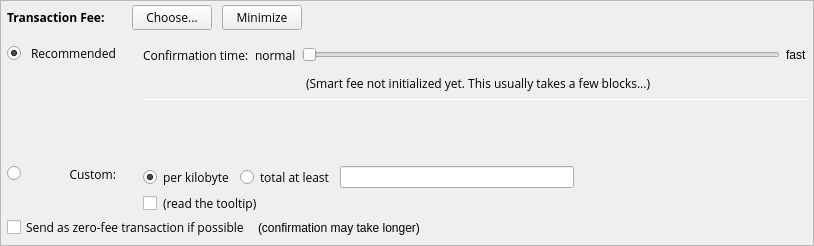
         <widget class="QFrame" name="frameFee">
          <property name="sizePolicy">
           <sizepolicy hsizetype="Expanding" vsizetype="Expanding">
            <horstretch>0</horstretch>
            <verstretch>0</verstretch>
           </sizepolicy>
          </property>
          <property name="maximumSize">
           <size>
            <width>16777215</width>
            <height>16777215</height>
           </size>
          </property>
          <property name="frameShape">
           <enum>QFrame::StyledPanel</enum>
          </property>
          <property name="frameShadow">
           <enum>QFrame::Sunken</enum>
          </property>
          <layout class="QVBoxLayout" name="verticalLayoutFee1">
           <property name="spacing">
            <number>0</number>
           </property>
           <property name="leftMargin">
            <number>0</number>
           </property>
           <property name="topMargin">
            <number>0</number>
           </property>
           <property name="rightMargin">
            <number>0</number>
           </property>
           <property name="bottomMargin">
            <number>0</number>
           </property>
           <item>
            <layout class="QVBoxLayout" name="verticalLayoutFee2" stretch="0,0,0">
             <property name="spacing">
              <number>0</number>
             </property>
             <property name="leftMargin">
              <number>6</number>
             </property>
             <property name="topMargin">
              <number>0</number>
             </property>
             <property name="rightMargin">
              <number>6</number>
             </property>
             <item>
              <layout class="QHBoxLayout" name="horizontalLayoutFee1">
               <property name="bottomMargin">
                <number>0</number>
               </property>
               <item>
                <layout class="QVBoxLayout" name="verticalLayoutFee7">
                 <property name="spacing">
                  <number>0</number>
                 </property>
                 <item>
                  <spacer name="verticalSpacerSmartFee">
                   <property name="orientation">
                    <enum>Qt::Vertical</enum>
                   </property>
                   <property name="sizeType">
                    <enum>QSizePolicy::Fixed</enum>
                   </property>
                   <property name="sizeHint" stdset="0">
                    <size>
                     <width>1</width>
                     <height>4</height>
                    </size>
                   </property>
                  </spacer>
                 </item>
                 <item>
                  <layout class="QHBoxLayout" name="horizontalLayoutSmartFee">
                   <property name="spacing">
                    <number>10</number>
                   </property>
                   <item>
                    <widget class="QLabel" name="labelFeeHeadline">
                     <property name="sizePolicy">
                      <sizepolicy hsizetype="Preferred" vsizetype="Maximum">
                       <horstretch>0</horstretch>
                       <verstretch>0</verstretch>
                      </sizepolicy>
                     </property>
                     <property name="font">
                      <font>
                       <family>Open Sans</family>
                       <weight>75</weight>
                       <bold>true</bold>
                      </font>
                     </property>
                     <property name="styleSheet">
                      <string notr="true">font-weight:bold;</string>
                     </property>
                     <property name="text">
                      <string>Transaction Fee:</string>
                     </property>
                    </widget>
                   </item>
                   <item>
                    <widget class="QLabel" name="labelFeeMinimized">
                     <property name="text">
                      <string/>
                     </property>
                    </widget>
                   </item>
                   <item>
                    <widget class="QPushButton" name="buttonChooseFee">
                     <property name="font">
                      <font>
                       <family>Open Sans</family>
                      </font>
                     </property>
                     <property name="text">
                      <string>Choose...</string>
                     </property>
                    </widget>
                   </item>
                   <item>
                    <widget class="QPushButton" name="buttonMinimizeFee">
                     <property name="font">
                      <font>
                       <family>Open Sans</family>
                      </font>
                     </property>
                     <property name="toolTip">
                      <string>collapse fee-settings</string>
                     </property>
                     <property name="text">
                      <string>Minimize</string>
                     </property>
                    </widget>
                   </item>
                  </layout>
                 </item>
                 <item>
                  <spacer name="verticalSpacer_5">
                   <property name="orientation">
                    <enum>Qt::Vertical</enum>
                   </property>
                   <property name="sizeHint" stdset="0">
                    <size>
                     <width>1</width>
                     <height>1</height>
                    </size>
                   </property>
                  </spacer>
                 </item>
                </layout>
               </item>
               <item>
                <spacer name="horizontalSpacer_4">
                 <property name="orientation">
                  <enum>Qt::Horizontal</enum>
                 </property>
                 <property name="sizeHint" stdset="0">
                  <size>
                   <width>40</width>
                   <height>20</height>
                  </size>
                 </property>
                </spacer>
               </item>
              </layout>
             </item>
             <item>
              <widget class="QFrame" name="frameFeeSelection">
               <layout class="QVBoxLayout" name="verticalLayoutFee12">
                <property name="spacing">
                 <number>0</number>
                </property>
                <property name="leftMargin">
                 <number>0</number>
                </property>
                <property name="topMargin">
                 <number>0</number>
                </property>
                <property name="rightMargin">
                 <number>0</number>
                </property>
                <property name="bottomMargin">
                 <number>0</number>
                </property>
                <item>
                 <layout class="QGridLayout" name="gridLayoutFee">
                  <property name="topMargin">
                   <number>10</number>
                  </property>
                  <property name="bottomMargin">
                   <number>4</number>
                  </property>
                  <property name="horizontalSpacing">
                   <number>10</number>
                  </property>
                  <property name="verticalSpacing">
                   <number>4</number>
                  </property>
                  <item row="2" column="0">
                   <layout class="QVBoxLayout" name="verticalLayoutFee4" stretch="0">
                    <item>
                     <spacer name="verticalSpacer_2">
                      <property name="orientation">
                       <enum>Qt::Vertical</enum>
                      </property>
                      <property name="sizeHint" stdset="0">
                       <size>
                        <width>1</width>
                        <height>1</height>
                       </size>
                      </property>
                     </spacer>
                    </item>
                   </layout>
                  </item>
                  <item row="3" column="0">
                   <layout class="QVBoxLayout" name="verticalLayoutFee9" stretch="0,1">
                    <item>
                     <widget class="QRadioButton" name="radioCustomFee">
                      <property name="text">
                       <string/>
                      </property>
                      <attribute name="buttonGroup">
                       <string notr="true">groupFee</string>
                      </attribute>
                     </widget>
                    </item>
                    <item>
                     <spacer name="verticalSpacer_6">
                      <property name="orientation">
                       <enum>Qt::Vertical</enum>
                      </property>
                      <property name="sizeHint" stdset="0">
                       <size>
                        <width>1</width>
                        <height>1</height>
                       </size>
                      </property>
                     </spacer>
                    </item>
                   </layout>
                  </item>
                  <item row="3" column="1">
                   <widget class="QLabel" name="labelCustomFee">
                    <property name="font">
                     <font>
                      <family>Open Sans</family>
                     </font>
                    </property>
                    <property name="text">
                     <string>Custom:</string>
                    </property>
                    <property name="alignment">
                     <set>Qt::AlignRight|Qt::AlignTop|Qt::AlignTrailing</set>
                    </property>
                   </widget>
                  </item>
                  <item row="3" column="4">
                   <layout class="QVBoxLayout" name="verticalLayoutFee8">
                    <property name="spacing">
                     <number>6</number>
                    </property>
                    <item>
                     <layout class="QHBoxLayout" name="horizontalLayoutFee13">
                      <item>
                       <widget class="QRadioButton" name="radioCustomPerKilobyte">
                        <property name="font">
                         <font>
                          <family>Open Sans</family>
                         </font>
                        </property>
                        <property name="toolTip">
                         <string>If the custom fee is set to 1000 uCNBTs and the transaction is only 250 bytes, then &quot;per kilobyte&quot; only pays 250 uCNBTs in fee,&lt;br /&gt;while &quot;at least&quot; pays 1000 uCNBTs. For transactions bigger than a kilobyte both pay by kilobyte.</string>
                        </property>
                        <property name="text">
                         <string>per kilobyte</string>
                        </property>
                        <property name="checked">
                         <bool>true</bool>
                        </property>
                        <attribute name="buttonGroup">
                         <string notr="true">groupCustomFee</string>
                        </attribute>
                       </widget>
                      </item>
                      <item>
                       <widget class="QRadioButton" name="radioCustomAtLeast">
                        <property name="font">
                         <font>
                          <family>Open Sans</family>
                         </font>
                        </property>
                        <property name="toolTip">
                         <string>If the custom fee is set to 1000 uCNBTs and the transaction is only 250 bytes, then &quot;per kilobyte&quot; only pays 250 uCNBTs in fee,&lt;br /&gt;while &quot;total at least&quot; pays 1000 uCNBTs. For transactions bigger than a kilobyte both pay by kilobyte.</string>
                        </property>
                        <property name="text">
                         <string>total at least</string>
                        </property>
                        <attribute name="buttonGroup">
                         <string notr="true">groupCustomFee</string>
                        </attribute>
                       </widget>
                      </item>
                      <item>
                       <widget class="BitcoinAmountField" name="customFee"/>
                      </item>
                      <item>
                       <spacer name="horizontalSpacer_6">
                        <property name="orientation">
                         <enum>Qt::Horizontal</enum>
                        </property>
                        <property name="sizeHint" stdset="0">
                         <size>
                          <width>1</width>
                          <height>1</height>
                         </size>
                        </property>
                       </spacer>
                      </item>
                     </layout>
                    </item>
                    <item>
                     <layout class="QHBoxLayout" name="horizontalLayoutFee8">
                      <item>
                       <widget class="QCheckBox" name="checkBoxMinimumFee">
                        <property name="toolTip">
                         <string>Paying only the minimum fee is just fine as long as there is less transaction volume than space in the blocks.&lt;br /&gt;But be aware that this can end up in a never confirming transaction once there is more demand for CANNABITS transactions than the network can process.</string>
                        </property>
                        <property name="text">
                         <string/>
                        </property>
                       </widget>
                      </item>
                      <item>
                       <widget class="QLabel" name="labelMinFeeWarning">
                        <property name="enabled">
                         <bool>true</bool>
                        </property>
                        <property name="font">
                         <font>
                          <family>Open Sans</family>
                         </font>
                        </property>
                        <property name="toolTip">
                         <string>Paying only the minimum fee is just fine as long as there is less transaction volume than space in the blocks.&lt;br /&gt;But be aware that this can end up in a never confirming transaction once there is more demand for CANNABITS transactions than the network can process.</string>
                        </property>
                        <property name="text">
                         <string>(read the tooltip)</string>
                        </property>
                        <property name="margin">
                         <number>5</number>
                        </property>
                       </widget>
                      </item>
                      <item>
                       <spacer name="horizontalSpacer_2">
                        <property name="orientation">
                         <enum>Qt::Horizontal</enum>
                        </property>
                        <property name="sizeHint" stdset="0">
                         <size>
                          <width>1</width>
                          <height>1</height>
                         </size>
                        </property>
                       </spacer>
                      </item>
                     </layout>
                    </item>
                   </layout>
                  </item>
                  <item row="1" column="1">
                   <widget class="QLabel" name="labelSmartFee_2">
                    <property name="font">
                     <font>
                      <family>Open Sans</family>
                     </font>
                    </property>
                    <property name="text">
                     <string>Recommended</string>
                    </property>
                   </widget>
                  </item>
                  <item row="0" column="4" rowspan="3">
                   <layout class="QVBoxLayout" name="verticalLayoutFee3" stretch="0,0,0,0,1,0">
                    <property name="spacing">
                     <number>6</number>
                    </property>
                    <property name="topMargin">
                     <number>2</number>
                    </property>
                    <property name="bottomMargin">
                     <number>20</number>
                    </property>
                    <item>
                     <layout class="QHBoxLayout" name="horizontalLayoutFee9">
                      <item>
                       <widget class="QLabel" name="labelSmartFee3">
                        <property name="font">
                         <font>
                          <family>Open Sans</family>
                         </font>
                        </property>
                        <property name="text">
                         <string>Confirmation time:</string>
                        </property>
                        <property name="margin">
                         <number>2</number>
                        </property>
                       </widget>
                      </item>
                      <item>
                       <widget class="QLabel" name="labelSmartFeeNormal">
                        <property name="font">
                         <font>
                          <family>Open Sans</family>
                         </font>
                        </property>
                        <property name="text">
                         <string>normal</string>
                        </property>
                        <property name="margin">
                         <number>2</number>
                        </property>
                       </widget>
                      </item>
                      <item>
                       <widget class="QSlider" name="sliderSmartFee">
                        <property name="minimumSize">
                         <size>
                          <width>0</width>
                          <height>24</height>
                         </size>
                        </property>
                        <property name="minimum">
                         <number>0</number>
                        </property>
                        <property name="maximum">
                         <number>24</number>
                        </property>
                        <property name="pageStep">
                         <number>1</number>
                        </property>
                        <property name="value">
                         <number>0</number>
                        </property>
                        <property name="orientation">
                         <enum>Qt::Horizontal</enum>
                        </property>
                        <property name="invertedAppearance">
                         <bool>false</bool>
                        </property>
                        <property name="invertedControls">
                         <bool>false</bool>
                        </property>
                        <property name="tickPosition">
                         <enum>QSlider::NoTicks</enum>
                        </property>
                       </widget>
                      </item>
                      <item>
                       <widget class="QLabel" name="labelSmartFeeFast">
                        <property name="text">
                         <string>fast</string>
                        </property>
                       </widget>
                      </item>
                     </layout>
                    </item>
                    <item>
                     <layout class="QHBoxLayout" name="horizontalLayout_recommended_texts">
                      <property name="spacing">
                       <number>0</number>
                      </property>
                      <item>
                       <spacer name="horizontalSpacer_8">
                        <property name="orientation">
                         <enum>Qt::Horizontal</enum>
                        </property>
                        <property name="sizeHint" stdset="0">
                         <size>
                          <width>40</width>
                          <height>20</height>
                         </size>
                        </property>
                       </spacer>
                      </item>
                      <item>
                       <widget class="QLabel" name="labelFeeEstimation">
                        <property name="text">
                         <string/>
                        </property>
                        <property name="margin">
                         <number>2</number>
                        </property>
                       </widget>
                      </item>
                      <item>
                       <widget class="QLabel" name="labelSmartFee2">
                        <property name="font">
                         <font>
                          <family>Open Sans</family>
                         </font>
                        </property>
                        <property name="text">
                         <string>(Smart fee not initialized yet. This usually takes a few blocks...)</string>
                        </property>
                        <property name="alignment">
                         <set>Qt::AlignLeading|Qt::AlignLeft|Qt::AlignVCenter</set>
                        </property>
                        <property name="wordWrap">
                         <bool>false</bool>
                        </property>
                        <property name="margin">
                         <number>2</number>
                        </property>
                        <property name="indent">
                         <number>-1</number>
                        </property>
                       </widget>
                      </item>
                      <item>
                       <spacer name="horizontalSpacer_3">
                        <property name="orientation">
                         <enum>Qt::Horizontal</enum>
                        </property>
                        <property name="sizeHint" stdset="0">
                         <size>
                          <width>40</width>
                          <height>20</height>
                         </size>
                        </property>
                       </spacer>
                      </item>
                     </layout>
                    </item>
                    <item>
                     <widget class="Line" name="line_2">
                      <property name="minimumSize">
                       <size>
                        <width>0</width>
                        <height>1</height>
                       </size>
                      </property>
                      <property name="maximumSize">
                       <size>
                        <width>16777215</width>
                        <height>1</height>
                       </size>
                      </property>
                      <property name="orientation">
                       <enum>Qt::Horizontal</enum>
                      </property>
                     </widget>
                    </item>
                    <item>
                     <layout class="QHBoxLayout" name="horizontalLayoutFee12">
                      <item>
                       <spacer name="horizontalSpacer_5">
                        <property name="orientation">
                         <enum>Qt::Horizontal</enum>
                        </property>
                        <property name="sizeHint" stdset="0">
                         <size>
                          <width>1</width>
                          <height>1</height>
                         </size>
                        </property>
                       </spacer>
                      </item>
                     </layout>
                    </item>
                    <item>
                     <spacer name="verticalSpacer_4">
                      <property name="orientation">
                       <enum>Qt::Vertical</enum>
                      </property>
                      <property name="sizeHint" stdset="0">
                       <size>
                        <width>1</width>
                        <height>1</height>
                       </size>
                      </property>
                     </spacer>
                    </item>
                    <item>
                     <spacer name="verticalSpacer_3">
                      <property name="orientation">
                       <enum>Qt::Vertical</enum>
                      </property>
                      <property name="sizeHint" stdset="0">
                       <size>
                        <width>20</width>
                        <height>40</height>
                       </size>
                      </property>
                     </spacer>
                    </item>
                   </layout>
                  </item>
                  <item row="1" column="2">
                   <widget class="QLabel" name="labelSmartFee">
                    <property name="text">
                     <string/>
                    </property>
                    <property name="margin">
                     <number>2</number>
                    </property>
                   </widget>
                  </item>
                  <item row="1" column="0">
                   <widget class="QRadioButton" name="radioSmartFee">
                    <property name="text">
                     <string/>
                    </property>
                    <property name="checked">
                     <bool>true</bool>
                    </property>
                    <attribute name="buttonGroup">
                     <string notr="true">groupFee</string>
                    </attribute>
                   </widget>
                  </item>
                 </layout>
                </item>
                <item>
                 <layout class="QHBoxLayout" name="horizontalLayoutFee5" stretch="0,0,0">
                  <property name="spacing">
                   <number>8</number>
                  </property>
                  <property name="bottomMargin">
                   <number>4</number>
                  </property>
                  <item>
                   <widget class="QCheckBox" name="checkBoxFreeTx">
                    <property name="font">
                     <font>
                      <family>Open Sans</family>
                     </font>
                    </property>
                    <property name="text">
                     <string>Send as zero-fee transaction if possible</string>
                    </property>
                   </widget>
                  </item>
                  <item>
                   <widget class="QLabel" name="labelFreeTx">
                    <property name="text">
                     <string>(confirmation may take longer)</string>
                    </property>
                    <property name="margin">
                     <number>5</number>
                    </property>
                   </widget>
                  </item>
                  <item>
                   <spacer name="horizontalSpacerFee5">
                    <property name="orientation">
                     <enum>Qt::Horizontal</enum>
                    </property>
                    <property name="sizeHint" stdset="0">
                     <size>
                      <width>1</width>
                      <height>1</height>
                     </size>
                    </property>
                   </spacer>
                  </item>
                 </layout>
                </item>
                <item>
                 <spacer name="verticalSpacerFee2">
                  <property name="orientation">
                   <enum>Qt::Vertical</enum>
                  </property>
                  <property name="sizeHint" stdset="0">
                   <size>
                    <width>1</width>
                    <height>1</height>
                   </size>
                  </property>
                 </spacer>
                </item>
               </layout>
              </widget>
             </item>
             <item>
              <spacer name="verticalSpacerFee">
               <property name="orientation">
                <enum>Qt::Vertical</enum>
               </property>
               <property name="sizeHint" stdset="0">
                <size>
                 <width>800</width>
                 <height>1</height>
                </size>
               </property>
              </spacer>
             </item>
            </layout>
           </item>
          </layout>
         </widget>
